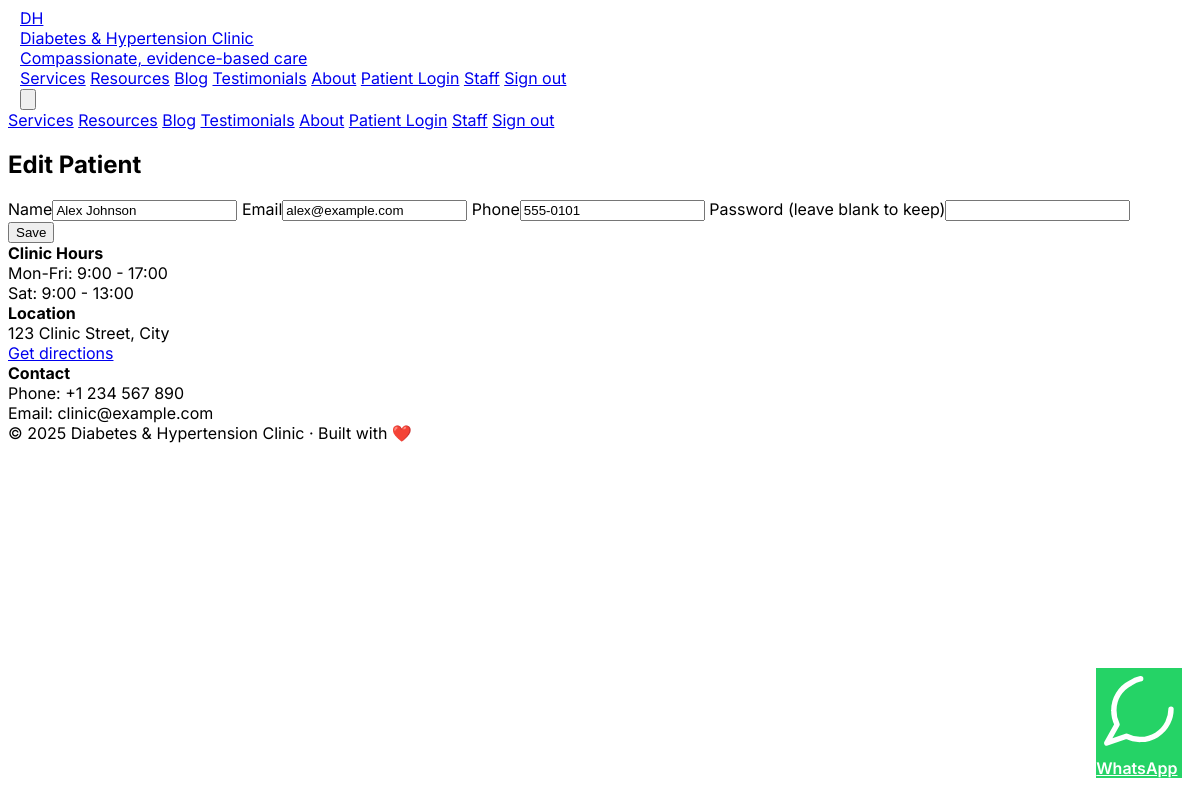
/admin/patient/edit/3 (signed in), run on the app's committed database.
### clinic_website/clinic_app.py (models this page shows)
class Patient(db.Model):
    id = db.Column(db.Integer, primary_key=True)
    name = db.Column(db.String(120))
    email = db.Column(db.String(120), unique=True, nullable=False)
    phone = db.Column(db.String(40))
    password_hash = db.Column(db.String(200))
    created_at = db.Column(db.DateTime, default=datetime.utcnow)

### clinic_website/clinic_app.py (the view, shortened to what this page needs)
@app.route('/admin/patient/edit/<int:patient_id>', methods=['GET', 'POST'])
@admin_required
def admin_edit_patient(patient_id):
  p = Patient.query.get_or_404(patient_id)
  return render_template('admin_edit_patient.html', patient=p)

### clinic_website/clinic_app.py (called while the page is built)
@app.context_processor
def inject_common():
  phone = os.environ.get('CLINIC_PHONE', '+1234567890')
  wa_num = os.environ.get('CLINIC_WHATSAPP', phone)
  wa_clean = ''.join([c for c in wa_num if c.isdigit()])
  return {
    'now': datetime.utcnow(),
    'doctor_name': os.environ.get('DOCTOR_NAME', 'Amit Patel, MD'),
    'doctor_bio': os.environ.get('DOCTOR_BIO', 'My mission is to help patients live healthy lives with diabetes and hypertension...'),
    'doctor_title': os.environ.get('DOCTOR_TITLE', 'Endocrinologist & Hypertension Specialist'),
    'clinic_phone': phone,
    'clinic_whatsapp': wa_clean,
    'clinic_email': os.environ.get('CLINIC_EMAIL', 'clinic@example.com')
  }

def admin_required(f):
  @wraps(f)
  def decorated(*args, **kwargs):
    if not (session.get('is_admin') or session.get('staff_role') == 'admin'):
      return redirect(url_for('admin_login'))
    return f(*args, **kwargs)
  return decorated

### clinic_website/templates/admin_edit_patient.html (shortened to what this page needs)
{% extends 'base.html' %}
{% block content %}
  <h2 class="text-2xl font-bold mt-6">Edit Patient</h2>
  <form method="post" class="mt-4 bg-white p-4 rounded shadow max-w-md">
    <label class="block">Name<input name="name" value="{{ patient.name }}" class="border p-2 rounded w-full"/></label>
    <label class="block mt-2">Email<input name="email" value="{{ patient.email }}" class="border p-2 rounded w-full"/></label>
    <label class="block mt-2">Phone<input name="phone" value="{{ patient.phone }}" class="border p-2 rounded w-full"/></label>
    <label class="block mt-2">Password (leave blank to keep)<input name="password" type="password" class="border p-2 rounded w-full"/></label>
    <div class="mt-3"><button class="bg-[color:var(--primary)] text-white px-3 py-2 rounded">Save</button></div>
  </form>
{% endblock %}

### clinic_website/static/css/styles.css (style rules this page uses)
:root { --primary:#0f766e; --accent:#0ea5a3; }
body { font-family:Inter,ui-sans-serif,system-ui,-apple-system,'Segoe UI',Roboto,'Helvetica Neue',Arial }
html { -webkit-font-smoothing:antialiased; -moz-osx-font-smoothing:grayscale }

### data on the page
Patient: name "Alex Johnson", email "alex@example.com", phone "555-0101"
